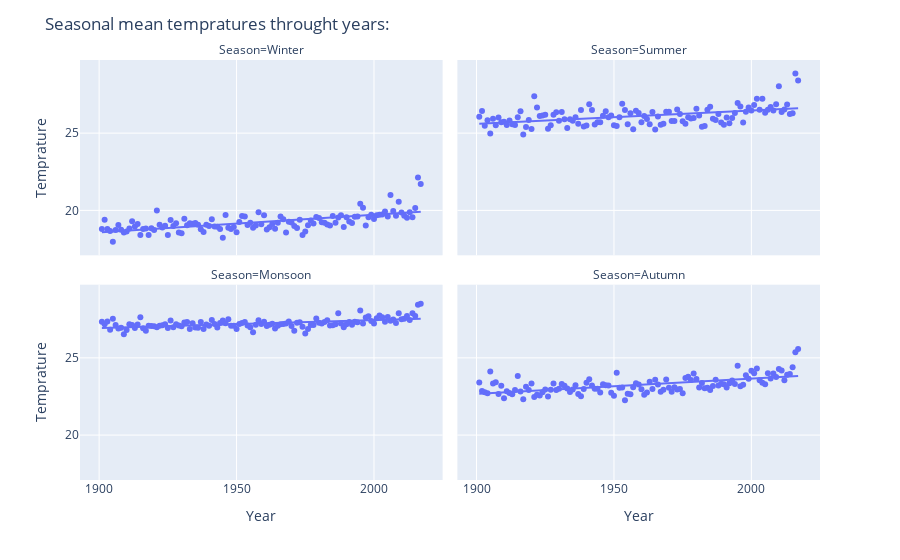

The cell this chart's notebook holds for it:
### Code cell
df['Winter'] = df[['DEC', 'JAN', 'FEB']].mean(axis=1)
df['Summer'] = df[['MAR', 'APR', 'MAY']].mean(axis=1)
df['Monsoon'] = df[['JUN', 'JUL', 'AUG', 'SEP']].mean(axis=1)
df['Autumn'] = df[['OCT', 'NOV']].mean(axis=1)
seasonal_df = df[['YEAR', 'Winter', 'Summer', 'Monsoon', 'Autumn']]
seasonal_df = pd.melt(seasonal_df, id_vars='YEAR', value_vars=seasonal_df.columns[1:])
seasonal_df.columns=['Year', 'Season', 'Temprature']

fig = px.scatter(seasonal_df, 'Year', 'Temprature', facet_col='Season', facet_col_wrap=2, trendline='ols')
fig.update_layout(title='Seasonal mean tempratures throught years:')
fig.show()
